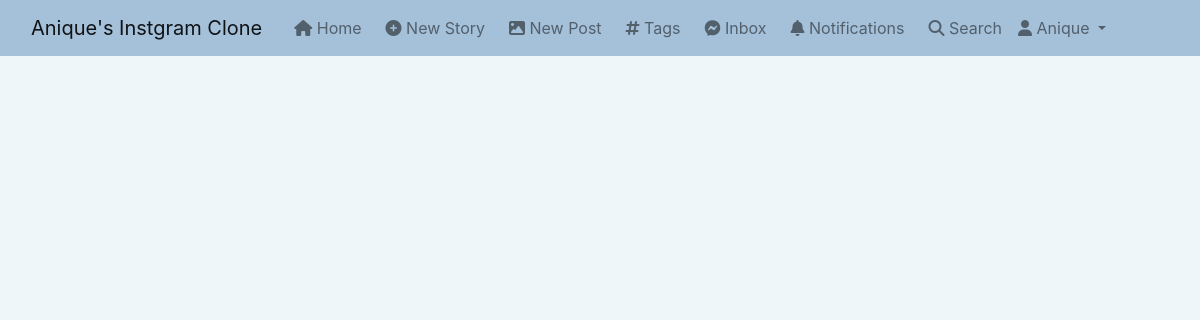
The page /notifications (signed in) on the database as committed earlier.
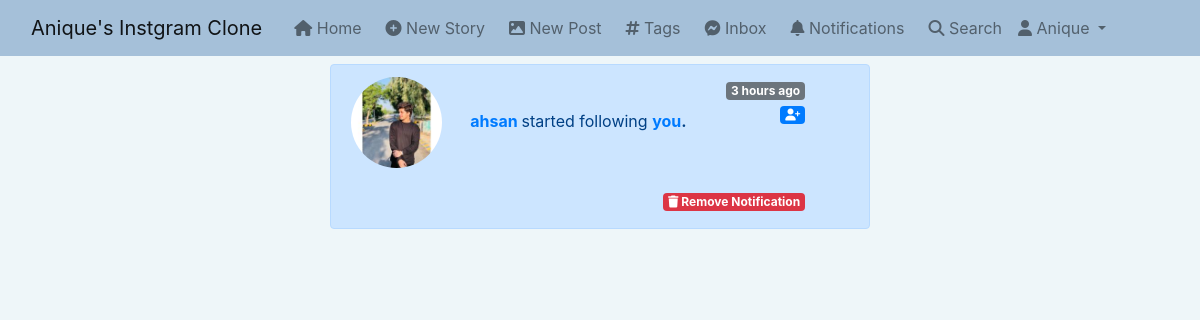
The same page on the database as committed later.
### notification/models.py (models this page shows)
class Notification(models.Model):
    NOTIFICATION_TYPES = ((1,'Like'),(2,'Comment'),(3,'Follow'))
    post = models.ForeignKey('post.Post',on_delete=models.CASCADE,related_name='notification_post',blank=True,null=True)
    sender = models.ForeignKey(User,on_delete=models.CASCADE,related_name='notification_from_user')
    user = models.ForeignKey(User,on_delete=models.CASCADE,related_name='notification_to_user')
    notification_type = models.IntegerField(choices=NOTIFICATION_TYPES)
    text_preview = models.CharField(max_length=90,blank=True)
    date = models.DateTimeField(auto_now_add=True)
    is_seen = models.BooleanField(default=False)

### app_authentication/models.py (models this page shows, shortened)
class Profile(models.Model):
    user = models.OneToOneField(User, on_delete=models.CASCADE, related_name='profile')
    first_name = models.CharField(max_length=50, null=True, blank=True)
    last_name = models.CharField(max_length=50, null=True, blank=True)
    location = models.CharField(max_length=50, null=True, blank=True)
    url = models.URLField(max_length=80, null=True, blank=True)
    profile_info = models.TextField(max_length=150, null=True, blank=True)
    date = models.DateField(auto_now_add=True)
    favorites = models.ManyToManyField(Post)
    picture = models.ImageField(upload_to=user_directory_path, blank=True, null=True, verbose_name='Picture')

### notification/views.py (the view)
# urls.py: path('notifications',views.notifications,name='notifications'),
def notifications(request):
    user = request.user
    notifications = Notification.objects.filter(user=user).order_by('-date')
    notifications.update(is_seen=True)
    context = {
        "notifications":notifications,
    }
    return render(request,'notification/notifications.html',context)

### django_instagram_clone/templates/notification/notifications.html (shortened to what this page needs)
{% extends 'base.html' %} {% load static %} {% load humanize %} {% block content %}
<div class="container">
  <div class="row">
    <div class="col-md-6 offset-md-3">
      {% for notification in notifications %}
      {% if notification.notification_type == 1 %}
      <div
        class="alert alert-primary alert-dismissible fade show mt-2"
        role="alert"
      >
        {% if notification.sender.profile.picture %}
        <img
          class="card-img-right rounded-circle img-fluid mr-4"
          style="height: 1%; width: 20%"
          src="{{notification.sender.profile.picture.url}}"
          alt="Card image cap"
        />
        {% else %}
        <img
          class="card-img-right rounded-circle img-fluid mr-2"
          style="height: 1%; width: 20%"
          src="{% static 'img/default_pfp.jpg' %}"
          alt="Card image cap"
        />
        {% endif %}
        <strong
          ><a
            href="{% url 'profile' notification.sender.profile.user.username %}"
            >{{notification.sender.profile.user.username}}</a
          >
        </strong>
        liked your
        <strong
          ><a href="{{notification.post.get_absolute_url}}">post</a>.
        </strong><br /><span
          class="badge bg-secondary float-lg-end"
          style="margin-top: -19%"
          >{{notification.date|naturaltime}}</span
        >
        <br /><span
          class="badge bg-primary float-lg-end"
          style="margin-top: -19%"
          ><i class="fa-solid fa-thumbs-up"></i
        ></span>
        <br />
        <a href="{% url 'delete_notification' notification.id %}">
        <span
          class="badge bg-danger float-lg-end"
          style="margin-top: -5%"
          ><i class="fa-solid fa-trash"></i> Remove Notification</span>
        </a>
      </div>
      {% elif notification.notification_type == 3 %}
      <div
        class="alert alert-primary alert-dismissible fade show mt-2"
        role="alert"
      >
        {% if notification.sender.profile.picture %}
        <img
          class="card-img-right rounded-circle img-fluid mr-4"
          style="height: 1%; width: 20%"
          src="{{notification.sender.profile.picture.url}}"
          alt="Card image cap"
        />
        {% endif %}
        <strong
          ><a
            href="{% url 'profile' notification.sender.profile.user.username %}"
            >{{notification.sender.profile.user.username}}</a
          >
        </strong>
        started following
        <strong
          ><a href="{% url 'profile' notification.user.username %}">you</a>.
        </strong><br /><span
          class="badge bg-secondary float-lg-end"
          style="margin-top: -19%"
          >{{notification.date|naturaltime}}</span
        >
        <br />
        <span class="badge bg-primary float-lg-end" style="margin-top: -19%"
          ><i class="fa-solid fa-user-plus"></i
        ></span><br />
        <a href="{% url 'delete_notification' notification.id %}">
        <span
          class="badge bg-danger float-lg-end"
          style="margin-top: -5%"
          ><i class="fa-solid fa-trash"></i> Remove Notification</span>
        </a>
      </div>
      {% endif %}
      {% endfor %}
    </div>
  </div>
</div>
{% endblock content %}

Rows that differ between the two databases and show on the page:
added Notification: sender.profile.picture (placeholder picture), sender.profile.user.username "ahsan", date "3 hours ago"
